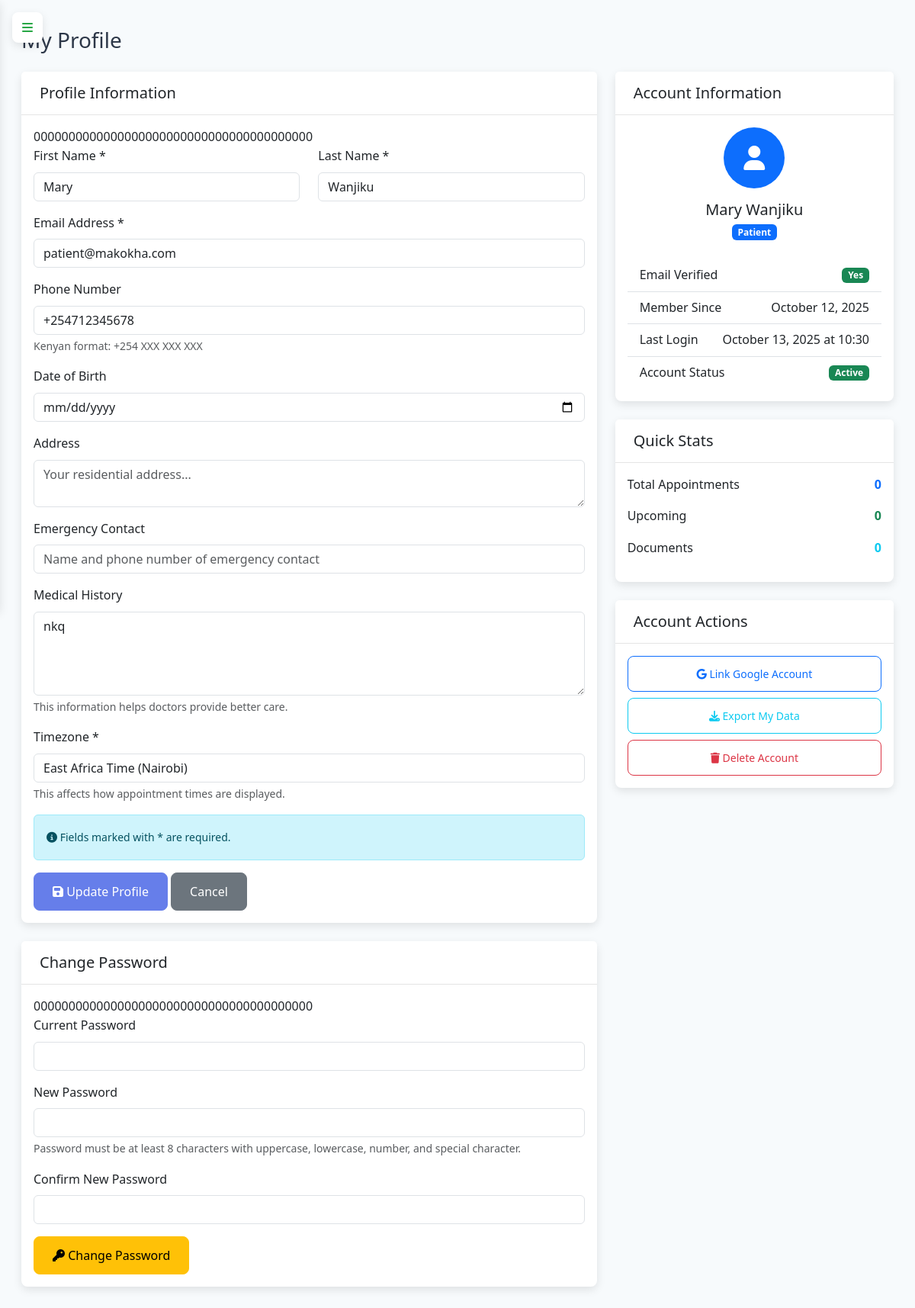
The page /profile (signed in) on the database its author committed.
### app.py (models this page shows, shortened)
class Patient(db.Model):
    id = db.Column(db.Integer, primary_key=True)
    user_id = db.Column(db.Integer, db.ForeignKey('user.id', ondelete='CASCADE'), nullable=False)
    first_name = db.Column(db.String(50), nullable=False)
    last_name = db.Column(db.String(50), nullable=False)
    phone = db.Column(db.String(20))
    date_of_birth = db.Column(db.Date)
    address = db.Column(db.Text)
    emergency_contact = db.Column(db.String(100))
    medical_history = db.Column(db.Text)
    appointments = db.relationship('Appointment', backref='patient', lazy=True, cascade='all, delete-orphan')
    documents = db.relationship('PatientDocument', backref='patient', lazy=True, cascade='all, delete-orphan')

class User(UserMixin, db.Model):
    id = db.Column(db.Integer, primary_key=True)
    username = db.Column(db.String(80), unique=True, nullable=True)
    email = db.Column(db.String(120), unique=True, nullable=False)
    password_hash = db.Column(db.String(128), nullable=True)
    google_id = db.Column(db.String(100), unique=True, nullable=True)
    role = db.Column(db.String(20), nullable=False)
    created_at = db.Column(db.DateTime, default=db.func.current_timestamp())  # FIXED
    last_login = db.Column(db.DateTime)
    login_attempts = db.Column(db.Integer, default=0)
    account_locked_until = db.Column(db.DateTime)
    timezone = db.Column(db.String(50), default='UTC')
    patient_profile = db.relationship('Patient', backref='user', uselist=False, cascade='all, delete-orphan')
    doctor_profile = db.relationship('Doctor', backref='user', uselist=False, cascade='all, delete-orphan')

### app.py (the view)
@app.route('/profile')
@login_required
def profile():
    try:
        if current_user.role == 'patient':
            profile_data = current_user.patient_profile
        elif current_user.role == 'doctor':
            profile_data = current_user.doctor_profile
        else:  # admin
            profile_data = None
        return render_template('profile.html',
                             profile_data=profile_data,
                             current_user=current_user)
    except Exception as e:
        app.logger.error(f"Error loading profile: {str(e)}")
        flash('Error loading profile', 'error')
        return redirect(url_for('patient_dashboard' if current_user.role == 'patient' else 'doctor_dashboard'))

### templates/profile.html (shortened to what this page needs)
{% extends "base.html" %}
{% block content %}
<div class="container-fluid">
    <div class="row">
        <div class="col-12">
            <div class="d-flex justify-content-between align-items-center mb-4">
                <h1 class="h3 mb-0">My Profile</h1>
            </div>
        </div>
    </div>
    <div class="row">
        <div class="col-md-8">
            <div class="card">
                <div class="card-header">
                    <h5 class="card-title mb-0">Profile Information</h5>
                </div>
                <div class="card-body">
                    <form method="POST" action="{{ url_for('update_profile') }}">
                        {{ csrf_token() }}
                        <div class="row">
                            <div class="col-md-6">
                                <div class="mb-3">
                                    <label for="first_name" class="form-label">First Name *</label>
                                    <input type="text" class="form-control" id="first_name" name="first_name"
                                           value="{{ profile_data.first_name if profile_data else '' }}" required>
                                </div>
                            </div>
                            <div class="col-md-6">
                                <div class="mb-3">
                                    <label for="last_name" class="form-label">Last Name *</label>
                                    <input type="text" class="form-control" id="last_name" name="last_name"
                                           value="{{ profile_data.last_name if profile_data else '' }}" required>
                                </div>
                            </div>
                        </div>
                        <div class="mb-3">
                            <label for="email" class="form-label">Email Address *</label>
                            <input type="email" class="form-control" id="email" name="email"
                                   value="{{ current_user.email }}" required>
                        </div>
                        <div class="mb-3">
                            <label for="phone" class="form-label">Phone Number</label>
                            <input type="tel" class="form-control" id="phone" name="phone"
                                   value="{{ profile_data.phone if profile_data and profile_data.phone else '' }}"
                                   placeholder="+254 700 000 000">
                            <div class="form-text">Kenyan format: +254 XXX XXX XXX</div>
                        </div>
                        {% if current_user.role == 'patient' and profile_data %}
                        <div class="mb-3">
                            <label for="date_of_birth" class="form-label">Date of Birth</label>
                            <input type="date" class="form-control" id="date_of_birth" name="date_of_birth"
                                   value="{{ profile_data.date_of_birth if profile_data.date_of_birth else '' }}"
                                   max="{{ current_date if current_date else '' }}">
                        </div>
                        <div class="mb-3">
                            <label for="address" class="form-label">Address</label>
                            <textarea class="form-control" id="address" name="address" rows="2"
                                      placeholder="Your residential address...">{{ profile_data.address if profile_data.address else '' }}</textarea>
                        </div>
                        <div class="mb-3">
                            <label for="emergency_contact" class="form-label">Emergency Contact</label>
                            <input type="text" class="form-control" id="emergency_contact" name="emergency_contact"
                                   value="{{ profile_data.emergency_contact if profile_data.emergency_contact else '' }}"
                                   placeholder="Name and phone number of emergency contact">
                        </div>
                        <div class="mb-3">
                            <label for="medical_history" class="form-label">Medical History</label>
                            <textarea class="form-control" id="medical_history" name="medical_history" rows="4"
                                      placeholder="Any pre-existing conditions, allergies, medications, or relevant medical history...">{{ profile_data.medical_history if profile_data.medical_history else '' }}</textarea>
                            <div class="form-text">This information helps doctors provide better care.</div>
                        </div>
                        {% endif %}
                        <div class="mb-3">
                            <label for="timezone" class="form-label">Timezone *</label>
                            <select class="form-control" id="timezone" name="timezone" required>
                                <option value="Africa/Nairobi" {% if current_user.timezone == 'Africa/Nairobi' %}selected{% endif %}>East Africa Time (Nairobi)</option>
                            </select>
                            <div class="form-text">This affects how appointment times are displayed.</div>
                        </div>
                        <div class="alert alert-info">
                            <small>
                                <i class="fas fa-info-circle"></i>
                                Fields marked with * are required.
                            </small>
                        </div>
                        <button type="submit" class="btn btn-primary">
                            <i class="fas fa-save"></i> Update Profile
                        </button>
                        <a href="{{ url_for('profile') }}" class="btn btn-secondary">Cancel</a>
                    </form>
                </div>
            </div>
            <div class="card mt-4">
                <div class="card-header">
                    <h5 class="card-title mb-0">Change Password</h5>
                </div>
                <div class="card-body">
                    <form method="POST" action="{{ url_for('update_profile') }}">
                        {{ csrf_token() }}
                        <div class="mb-3">
                            <label for="current_password" class="form-label">Current Password</label>
                            <input type="password" class="form-control" id="current_password" name="current_password">
                        </div>
                        <div class="mb-3">
                            <label for="new_password" class="form-label">New Password</label>
                            <input type="password" class="form-control" id="new_password" name="new_password">
                            <div class="form-text">
                                Password must be at least 8 characters with uppercase, lowercase, number, and special character.
                            </div>
                        </div>
                        <div class="mb-3">
                            <label for="confirm_password" class="form-label">Confirm New Password</label>
                            <input type="password" class="form-control" id="confirm_password" name="confirm_password">
                        </div>
                        <button type="submit" class="btn btn-warning">
                            <i class="fas fa-key"></i> Change Password
                        </button>
                    </form>
                </div>
            </div>
        </div>
        <div class="col-md-4">
            <div class="card">
                <div class="card-header">
                    <h5 class="card-title mb-0">Account Information</h5>
                </div>
                <div class="card-body">
                    <div class="text-center mb-4">
                        <div class="bg-primary rounded-circle d-flex align-items-center justify-content-center mx-auto"
                             style="width: 80px; height: 80px;">
                            <i class="fas fa-user fa-2x text-white"></i>
                        </div>
                        <h5 class="mt-3 mb-1">
                            {% if current_user.role == 'patient' and profile_data %}
                                {{ profile_data.first_name }} {{ profile_data.last_name }}
                            {% elif current_user.role == 'doctor' and profile_data %}
                                Dr. {{ profile_data.first_name }} {{ profile_data.last_name }}
                            {% else %}
                                {{ current_user.username }}
                            {% endif %}
                        </h5>
                        <p class="text-muted">
                            <span class="badge
                                {% if current_user.role == 'admin' %}bg-danger
                                {% elif current_user.role == 'doctor' %}bg-success
                                {% else %}bg-primary{% endif %}">
                                {{ current_user.role|title }}
                            </span>
                        </p>
                    </div>
                    <div class="list-group list-group-flush">
                        <div class="list-group-item d-flex justify-content-between align-items-center">
                            <span>Email Verified</span>
                            <span class="badge bg-success">Yes</span>
                        </div>
                        <div class="list-group-item d-flex justify-content-between align-items-center">
                            <span>Member Since</span>
                            <span>{{ current_user.created_at.strftime('%B %d, %Y') if current_user.created_at else 'N/A' }}</span>
                        </div>
                        <div class="list-group-item d-flex justify-content-between align-items-center">
                            <span>Last Login</span>
                            <span>{{ current_user.last_login.strftime('%B %d, %Y at %H:%M') if current_user.last_login else 'Never' }}</span>
                        </div>
                        <div class="list-group-item d-flex justify-content-between align-items-center">
                            <span>Account Status</span>
                            <span class="badge bg-success">Active</span>
                        </div>
                    </div>
                </div>
            </div>
            <div class="card mt-4">
                <div class="card-header">
                    <h5 class="card-title mb-0">Quick Stats</h5>
                </div>
                <div class="card-body">
                    {% if current_user.role == 'patient' %}
                    <div class="d-flex justify-content-between align-items-center mb-3">
                        <span>Total Appointments</span>
                        <strong class="text-primary">{{ appointments_count if appointments_count else 0 }}</strong>
                    </div>
                    <div class="d-flex justify-content-between align-items-center mb-3">
                        <span>Upcoming</span>
                        <strong class="text-success">{{ upcoming_count if upcoming_count else 0 }}</strong>
                    </div>
                    <div class="d-flex justify-content-between align-items-center mb-3">
                        <span>Documents</span>
                        <strong class="text-info">{{ documents_count if documents_count else 0 }}</strong>
                    </div>
                    {% else %}
                    <div class="text-center text-muted">
                        <i class="fas fa-chart-bar fa-2x mb-2"></i>
                        <p>Admin statistics would be displayed here.</p>
                    </div>
                    {% endif %}
                </div>
            </div>
            <div class="card mt-4">
                <div class="card-header">
                    <h5 class="card-title mb-0">Account Actions</h5>
                </div>
                <div class="card-body">
                    <div class="d-grid gap-2">
                        {% if current_user.google_id %}
                        <a href="{{ url_for('google_revoke') }}" class="btn btn-outline-warning btn-sm">
                            <i class="fab fa-google"></i> Unlink Google Account
                        </a>
                        {% else %}
                        <a href="{{ url_for('google_login') }}" class="btn btn-outline-primary btn-sm">
                            <i class="fab fa-google"></i> Link Google Account
                        </a>
                        {% endif %}
                        <button class="btn btn-outline-info btn-sm" onclick="exportData()">
                            <i class="fas fa-download"></i> Export My Data
                        </button>
                        <button class="btn btn-outline-danger btn-sm" onclick="deleteAccount()">
                            <i class="fas fa-trash"></i> Delete Account
                        </button>
                    </div>
                </div>
            </div>
        </div>
    </div>
</div>
{% endblock %}

### rows shown on the page
Patient: first_name "Mary", last_name "Wanjiku", phone "+254712345678", medical_history "nkq"
User: email "patient@makokha.com", timezone "East Africa Time (Nairobi)", role "Patient", created_at "October 12, 2025", last_login "October 13, 2025 at 10:30"

### other values the page prints
{{ appointments_count if appointments_count else 0 }} "0"
{{ upcoming_count if upcoming_count else 0 }} "0"
{{ documents_count if documents_count else 0 }} "0"
